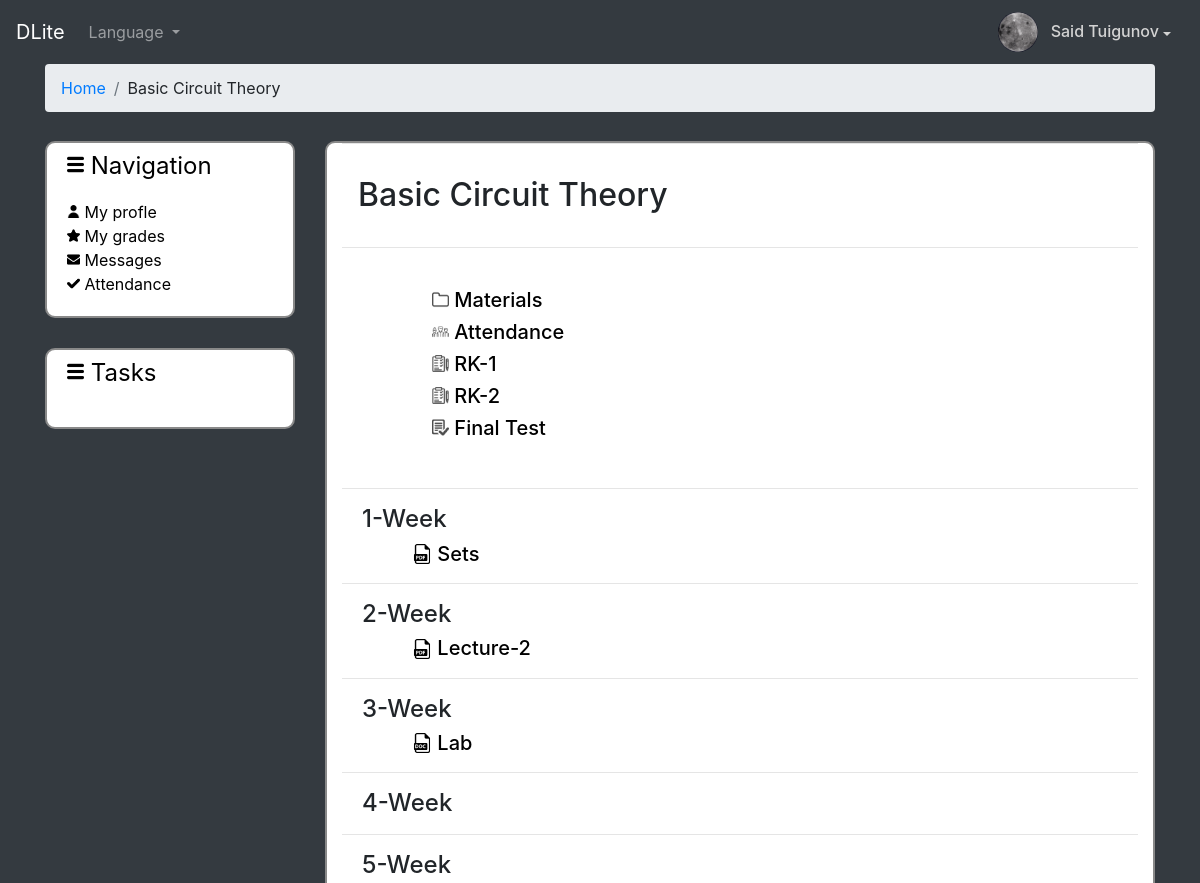
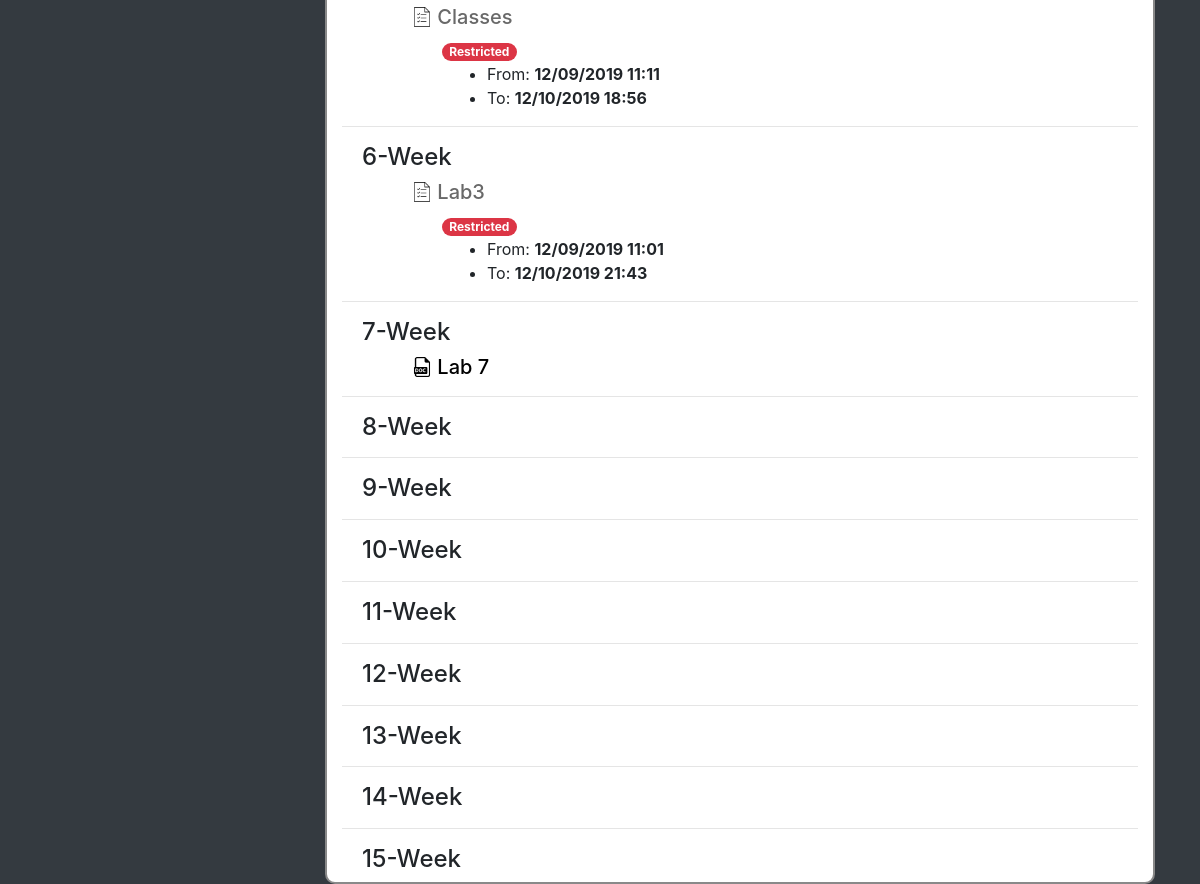
The page /course/course_id=5 (signed in) on the database its author committed (2 pictures, top to bottom).
### dl/models.py (models this page shows, shortened)
class Student(models.Model):
    class Meta:
        db_table = "students"
    user                = models.OneToOneField(User, on_delete=models.CASCADE)
    group               = models.ForeignKey(Groups, on_delete=models.CASCADE)
    image               = models.ImageField(upload_to='profiles_images', blank=True)

class Courses(models.Model):
    class Meta:
        db_table = "courses"
    subject_name        = models.CharField(max_length=200)

class Files(models.Model):
    class Meta:
        db_table = 'files'
    course              = models.ForeignKey(Courses, on_delete=models.CASCADE)
    title               = models.CharField(max_length=150)
    author              = models.ForeignKey(Teacher, on_delete=models.CASCADE)
    file                = models.FileField(upload_to='files', blank=True)
    date                = models.DateTimeField(auto_now_add=True)
    week                = models.IntegerField()

class Task(models.Model):
    class Meta:
        db_table = 'tasks'
    course              = models.ForeignKey(Courses, on_delete=models.CASCADE)
    title               = models.CharField(max_length=150)
    info                = models.TextField(max_length=300)
    file                = models.FileField(upload_to='files/tasks', blank=True)
    week                = models.IntegerField()
    date1               = models.DateTimeField()
    date2               = models.DateTimeField()
    groups              = models.ManyToManyField(Groups)

### dl/views.py (the view)
# urls.py: path('course/course_id=<int:courses_id>', views.courses, name='courses'),
def courses(request, courses_id):
    context = {}
    group_id = ""
    if request.method == "POST":
        uploaded_file = request.FILES['file']
        fs = FileSystemStorage()
        name = fs.save(uploaded_file.name, uploaded_file)
        context['url'] = fs.url(name)
    groups_list = Groups.objects.all().filter(group_dep__courses=courses_id)
    files_list = Files.objects.all().filter(course_id=courses_id)
    tasks_list = Task.objects.all().filter(course_id=courses_id)
    timenow = timezone.now()
    weeks = []
    for i in range(1,16):
        weeks.append(i)
    try:
        course_name = Courses.objects.get(pk=courses_id).subject_name
    except:
        raise Http404("Course not found!")
    kek = {
        'group_id': group_id,
        'date': timenow,
        'tasks_list': tasks_list,
        'files_list': files_list,
        'course_name': course_name,
        'weeks': weeks,
        'groups_list': groups_list,
        'course_id': courses_id,
        'context': context,
    }
    return render(request, 'course.html', kek)

### dl/templatetags/cmds.py (called while the page is built)
@register.filter(is_safe=True)
@stringfilter
def give_img(url):
    if url.endswith('.pdf'):
        newUrl = "/static/images/pdf-file.png"
        return newUrl
    elif url.endswith('.doc') or url.endswith('.docx'):
        newUrl = "/static/images/doc-file.png"
        return str(newUrl)
    else:
        newUrl = "{% static 'images/boss-baby-movie-poster-870x600.png' %}"
        return str(newUrl)

### dl/templates/course.html (shortened to what this page needs)
{% extends 'main.html' %}
{% load staticfiles %}
{% load cmds %}
{% block navigation %}
<nav aria-label="breadcrumb">
  <ol class="breadcrumb">
    <li class="breadcrumb-item"><a href="{% url 'dl:home' %}">Home</a></li>
    <li class="breadcrumb-item" aria-current="page">{{ course_name }}</li>
  </ol>
</nav>
{% endblock %}
{% block students %}
    {% if course_name %}
        <nav class="navbar">
            <h2>{{ course_name }}</h2>
        </nav>
        <hr>
        <br>
        <div class="course_main" style="padding-left: 90px">
            <a href="#" style="color: black"><h5><img src="{% static 'images\folder.png' %}" width="17px" style="padding-bottom: 4px"> Materials</h5></a>
            <a href="{% url 'dl:for_attendance' course_id %}" style="color: black"><h5><img src="{% static 'images\group 1.png' %}" width="17px" style="padding-bottom: 4px"> Attendance</h5></a>
            <a href="#" style="color: black"><h5><img src="{% static 'images\marking 1.png' %}" width="17px" style="padding-bottom: 4px"> RK-1</h5></a>
            <a href="#" style="color: black"><h5><img src="{% static 'images\marking 1.png' %}" width="17px" style="padding-bottom: 4px"> RK-2</h5></a>
            <a href="#" style="color: black"><h5 class="select2-container--disabled"><img src="{% static 'images\verified-text-paper 1.png' %}" width="17px" style="padding-bottom: 4px"> Final Test</h5></a>
        </div>
        <br>
        {% for i in weeks %}
            <hr>
            <h4 style="padding-left: 20px;text-align: left">{{ forloop.counter }}-Week</h4>
            {% for t in tasks_list %}
                {% if forloop.parentloop.counter == t.week %}
                    {% if request.user.student.group in t.groups.all and date|date:"c" >= t.date1|date:"c" and date|date:"c" <= t.date2|date:"c"%}
                        <h5 style="padding-left: 70px"><img src="{% static 'images/list.png' %} " style="padding-bottom: 3px" width="20px"><a style="color: black" href="{% url 'dl:show_task' course_id t.pk %}"> {{ t.title }}</a></h5>
                    {% else %}
                        <h5 style="padding-left: 70px"><img src="{% static 'images/list.png' %} " style="padding-bottom: 3px" width="20px"><a class="disabled" style="pointer-events: none;color: dimgray" href="{% url 'dl:show_task' course_id t.pk %}"> {{ t.title }}</a></h5>
                        <span class="badge badge-pill badge-danger" style="margin-left: 100px">Restricted</span>
                        <ul>
                        {% if not request.user.student.group in t.groups.all %}
                            {% for gr in tasks_list %}
                            {% if not request.user.student.group in gr.groups.all %}
                              {% for group in gr.groups.all %}
                                <li style="margin-left: 105px">You belong to <strong>{{ group }}</strong></li>
                              {% endfor %}
                            {% endif %}
                            {% endfor %}
                            {% if not date|date:"c" >= t.date1|date:"c" and date|date:"c" <= t.date2|date:"c" %}
                                    <li style="margin-left: 105px">From: <strong>{{ t.date1|date:"SHORT_DATE_FORMAT" }} {{ t.date1|time:"G:i" }}</strong></li>
                                    <li style="margin-left: 105px">To: <strong>{{ t.date2|date:"SHORT_DATE_FORMAT" }} {{ t.date2|time:"G:i" }}</strong></li>
                            {% else %}
                                <li style="margin-left: 105px">From: <strong>{{ t.date1|date:"SHORT_DATE_FORMAT" }} {{ t.date1|time:"G:i" }}</strong></li>
                                    <li style="margin-left: 105px">To: <strong>{{ t.date2|date:"SHORT_DATE_FORMAT" }} {{ t.date2|time:"G:i" }}</strong></li>
                            {% endif %}
                            {% else %}
                            {% if not date|date:"c" >= t.date1|date:"c" and date|date:"c" <= t.date2|date:"c" %}
                                    <li style="margin-left: 105px">From: <strong>{{ t.date1|date:"SHORT_DATE_FORMAT" }} {{ t.date1|time:"G:i" }}</strong></li>
                                    <li style="margin-left: 105px">To: <strong>{{ t.date2|date:"SHORT_DATE_FORMAT" }} {{ t.date2|time:"G:i" }}</strong></li>
                            {% else %}
                                <li style="margin-left: 105px">From: <strong>{{ t.date1|date:"SHORT_DATE_FORMAT" }} {{ t.date1|time:"G:i" }}</strong></li>
                                    <li style="margin-left: 105px">To: <strong>{{ t.date2|date:"SHORT_DATE_FORMAT" }} {{ t.date2|time:"G:i" }}</strong></li>
                            {% endif %}
                            {% endif %}
                        </ul>
                    {% endif %}
                {% endif %}
            {% endfor %}
            {% for f in files_list %}
                {% if forloop.parentloop.counter == f.week %}
                    <h5 style="padding-left: 70px"><img src="{{ f.file.url|give_img }} " style="padding-bottom: 3px" width="20px"><a style="color: black" href="{{ f.file.url }}"> {{ f.title }}</a></h5>
                {% endif %}
                {% endfor %}
            {% endfor %}
    {% else %}
        error
    {% endif %}
{% endblock %}

### templates/main.html (shortened to what this page needs)
{% load staticfiles %}
<!DOCTYPE html>
<html lang="en">
<head>
    <link rel="stylesheet" href="/static/css/style.css">
    <link rel="stylesheet" href="https://stackpath.bootstrapcdn.com/bootstrap/4.1.3/css/bootstrap.min.css">
</head>
<body style="background-color: #343a40">
    <nav class="navbar navbar-expand-lg navbar-dark bg-dark">
  <a class="navbar-brand" href="{% url 'dl:home' %}">DLite</a>
  <div class="collapse navbar-collapse" id="navbarSupportedContent">
    <ul class="navbar-nav mr-auto">
      <li class="nav-item dropdown">
        <a class="nav-link dropdown-toggle" href="#" id="navbarDropdown" role="button" data-toggle="dropdown" aria-haspopup="true" aria-expanded="false">
            Language
        </a>
      </li>
    </ul>
    <form class="form-inline my-2 my-lg-0 align-right">
        {% if user.is_authenticated %}
            {% if user.student %}
                <img class="rounded-circle" src="{{ request.user.student.image.url }}" width="40px" height="40px">
                <div class="btn-group" style="padding-top: 7px">
                  <button type="button" style="background-color: transparent;color: lightgrey" class="btn dropdown-toggle" data-toggle="dropdown" aria-haspopup="true" aria-expanded="false">
                   <h6 style="float: left"> {{ user.first_name }} {{ user.last_name }}</h6>
                  </button>
                </div>
            {% endif %}
        {% endif %}
    </form>
  </div>
</nav>
    {% if user.is_authenticated %}
    <div class="container">
		<div>
        {% block navigation %}{% endblock %}
			<div class="main2">
				<div class="events_catigories d-none d-lg-block d-print-block">
					<div class="events">
							<p class="title" style="padding-top: 5px"><img src="{% static 'images\menubut.png' %}" style="padding-bottom: 6px" width="17px"> Navigation</p>
                                <a style="color: black" href="{% url 'dl:see_profile' user.id %}"><img src="{% static 'images\user.png' %}" style="padding-bottom: 4px" width="13px"> My profle</a>
                       {% if user.student %}         <a style="color: black" href="{% url 'dl:grades' %}"><img src="{% static 'images\star.png' %}" style="padding-bottom: 4px" width="13px"> My grades</a>{% endif %}
							    <a style="color: black" href=""><img src="{% static 'images\envelope.png' %}" width="13px" style="padding-bottom: 4px"> Messages</a>
							    {% if user.student %}<a style="color: black" href=""><img src="{% static 'images\check-mark.png' %}" width="13px" style="padding-bottom: 4px"> Attendance</a>{% endif %}
					</div>
					<div class="catigories d-none d-lg-block d-print-block">
						<p class="title" style="padding-top: 5px"><img src="{% static 'images\menubut.png' %}" style="padding-bottom: 6px" width="17px"> Tasks</p>
					</div>
				</div>
				<div class="courses d-print-none">
					<div class="container">
                        <div class="row justify-content-lg-start">
                          <div class="col">
                            <hr class="mt-0 mb-4">
                          {% if user.is_authenticated %}
                              {% if user.student %}
                                  {% block students %}{% endblock %}
                              {% else %}
                                      Teacher list error1
                              {% endif %}
                          {% else %}
                               {% block login %}{% endblock %}
                          {% endif %}
                          </div>
                        </div>
                    </div>
				</div>
			</div>
		</div>
	</div>
    {% endif %}
</body>
</html>

### static/css/style.css (style rules this page uses)
.title { font-size: 24px; }
.events { border: 2px; border-style: solid; border-color: #898989; border-radius: 10px; display: flex; flex-direction: column; width: 250px; padding-left: 20px; padding-bottom: 20px; color: black; background-color: white; margin-right: 30px; margin-top: 13px; }
.events a { color: #0f93ff; background-color: white; }
.catigories { border: 2px; border-style: solid; border-color: #898989; border-radius: 10px; display: flex; flex-direction: column; width: 250px; padding-left: 20px; padding-bottom: 20px; margin-top: 30px; color: black; background-color: white; }
.main2 { display: flex; flex-direction: row; }
.courses { border: 2px; border-style: solid; border-color: #898989; border-radius: 10px; width: 830px; height: auto; margin-top: 13px; background-color: white; display: inline; }
.course_main a { color: black; }

### rows shown on the page
Courses: subject_name "Basic Circuit Theory"
Files: title "Sets"
Files: title "Lecture-2"
Files: title "Lab"
Task: title "Classes", date1 "12/09/2019", date1 "11:11", date2 "12/10/2019", date2 "18:56"
Task: title "Lab3", date1 "12/09/2019", date1 "11:01", date2 "12/10/2019", date2 "21:43"
Files: title "Lab 7"

### other values the page prints
{{ user.first_name }} "Said"
{{ user.last_name }} "Tuigunov"
